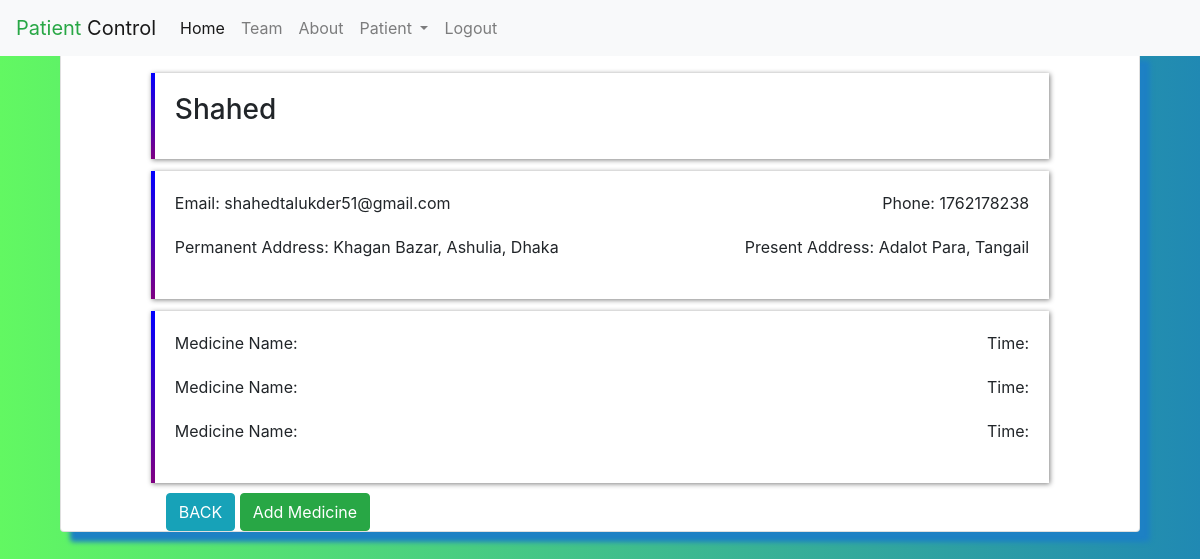
The app's page /check_patient.php?id=1 (signed in), older data.
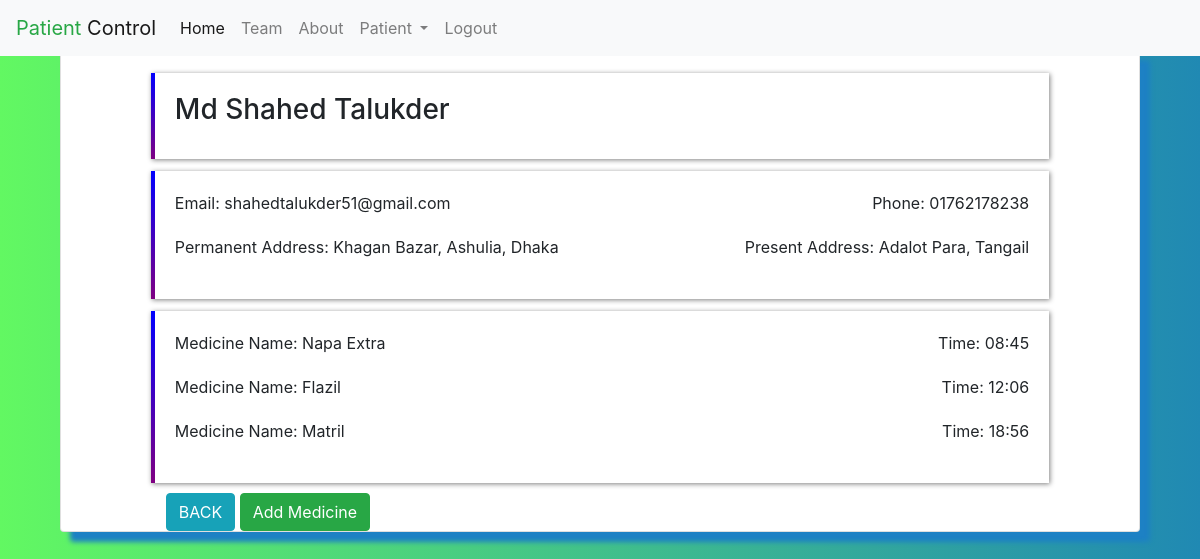
The same page, newer data.
### tables this page shows
CREATE TABLE `patient_info` (
  `id` int(11) NOT NULL,
  `patient_ip` varchar(15) DEFAULT NULL,
  `f_name` varchar(40) DEFAULT NULL,
  `email` varchar(40) DEFAULT NULL,
  `phone` varchar(30) DEFAULT NULL,
  `bed_no` varchar(40) DEFAULT NULL,
  `pr_address` varchar(30) DEFAULT NULL,
  `pe_address` varchar(40) DEFAULT NULL,
  `first_medicine_name` varchar(40) DEFAULT NULL,
  `first_medicine_time` varchar(40) DEFAULT NULL,
  `second_medicine_name` varchar(40) DEFAULT NULL,
  `second_medicine_time` varchar(40) DEFAULT NULL,
  `third_medicine_name` varchar(40) DEFAULT NULL,
  `third_medicine_time` varchar(40) DEFAULT NULL
);

### check_patient.php (the view, shortened to what this page needs)
<?php
    $id = $_GET['id'];
    require_once "config.php";
    $sql = "SELECT * FROM patient_info WHERE id=$id";
    $result = mysqli_query($link, $sql);
    $std = mysqli_fetch_assoc($result);
?>
<!DOCTYPE html>
<html lang="en">
<head>
    <link rel="stylesheet" href="https://cdnjs.cloudflare.com/ajax/libs/font-awesome/4.7.0/css/font-awesome.min.css">
    <link rel="stylesheet" href="css/bootstrap.min.css">
    <link rel="stylesheet" href="css/profile.css">
</head>
<body>
    <?php
        include 'navbar.php';
    ?>
    <section class="container">
        <div class="col-12 col-lg-12 m-auto">
            <div class="card container-body">
                <div class="card-body col-10 col-lg-10 m-auto">
                    <h3 class="card-title"><?php echo $std['f_name']; ?></h3>
                </div>
                <div class="card-body col-10 col-lg-10 m-auto">
                    <p class="card-title float-right">
                        <label for="">Phone:</label> <?php echo $std['phone']; ?>
                    </p>
                    <p class="card-title">
                        <label for="">Email:</label> <?php echo $std['email']; ?>
                    </p>
                    <p class="card-title float-right">
                        <label for="">Present Address:</label> <?php echo $std['pr_address']; ?>
                    </p>
                    <p class="card-title">
                        <label for="">Permanent Address:</label> <?php echo $std['pe_address']; ?>
                    </p>
                </div>
                <div class="card-body col-10 col-lg-10 m-auto">
                    <p class="card-title float-right">
                        <label for="">Time:</label> <?php echo $std['first_medicine_time']; ?>
                    </p>
                    <p class="card-title">
                        <label for="">Medicine Name:</label> <?php echo $std['first_medicine_name']; ?>
                    </p>
                    <p class="card-title float-right">
                        <label for="">Time:</label> <?php echo $std['second_medicine_time']; ?>
                    </p>
                    <p class="card-title">
                        <label for="">Medicine Name:</label> <?php echo $std['second_medicine_name']; ?>
                    </p>
                    <p class="card-title float-right">
                        <label for="">Time:</label> <?php echo $std['third_medicine_time']; ?>
                    </p>
                    <p class="card-title">
                        <label for="">Medicine Name:</label> <?php echo $std['third_medicine_name']; ?>
                    </p>
                </div>
                <div class="col-8 col-lg-10 m-auto">
                    <a class="btn btn-info shadow-none" href="all_patients_information.php">BACK</a>
                    <a class="btn btn-success shadow-none" href="add_medicine.php?id=<?php echo $std['patient_ip']; ?>">Add Medicine</a>
                </div>
            </div>
        </div>
    </section>
</body>
</html>

### navbar.php (shortened to what this page needs)
<section class="nav-section">
    <nav class="navbar navbar-expand-lg navbar-light bg-light fixed-top">
        <a class="navbar-brand" href="home.php"><span class="text-success">Patient</span> Control</a>
        <div class="collapse navbar-collapse" id="navbarSupportedContent">
            <ul class="navbar-nav mr-auto">
                <li class="nav-item active">
                    <a class="nav-link" href="home.php">Home <span class="sr-only">(current)</span></a>
                </li>
                <li class="nav-item">
                    <a class="nav-link" href="#">Team</a>
                </li>
                <li class="nav-item">
                    <a class="nav-link" href="#about">About</a>
                </li>
                <li class="nav-item dropdown">
                    <a class="nav-link dropdown-toggle" href="#" id="navbarDropdown" role="button" data-toggle="dropdown" aria-haspopup="true" aria-expanded="false">
      Patient
    </a>
                </li>
                <div class="nav-item mr-sm-2">
                    <a href="logout.php" class="nav-link">Logout</a>
                </div>
            </ul>
        </div>
    </nav>
</section>

### css/profile.css (style rules this page uses)
body { background-image: linear-gradient(90deg, #62f862, #2089b3); }
.container { margin-top: 55px; }
.card { box-shadow: 10px 10px 5px rgb(29, 129, 196); }
.card-body { border-left: 4px solid; border-image: linear-gradient(180deg, blue, purple); border-image-slice: 1; margin-top: 2px !important; margin-bottom: 10px !important; box-shadow: 1px 1px 5px gray; }

### check_patient.php (style rules this page uses)
.container { margin-top: 50px; animation: movingTopToBottom 3s; -webkit-animation: movingTopToBottom 3s; position: relative; }
.container-body { padding-top: 20px !important; }

Row changes from the older to the newer data that the page shows:
changed patient_info "shahedtalukder51@gmail.com": f_name "Shahed" → "Md Shahed Talukder"; phone "1762178238" → "01762178238"; first_medicine_time (not shown) → "08:45"; first_medicine_name (not shown) → "Napa Extra"; second_medicine_time (not shown) → "12:06"; second_medicine_name (not shown) → "Flazil"; third_medicine_time (not shown) → "18:56"; third_medicine_name (not shown) → "Matril"
